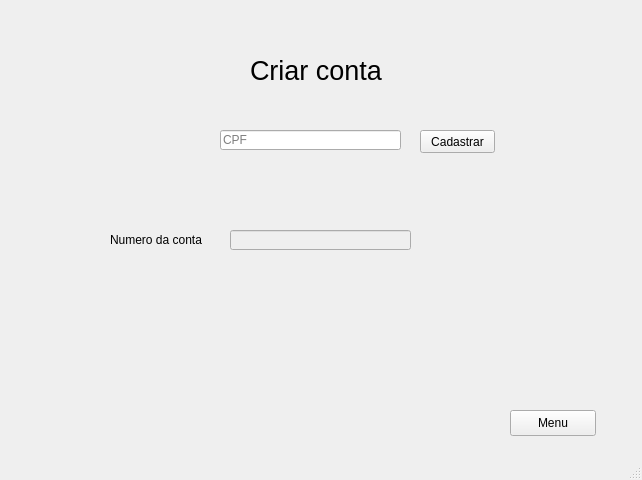
<?xml version="1.0" encoding="UTF-8"?>
<ui version="4.0">
 <class>MainWindow</class>
 <widget class="QMainWindow" name="MainWindow">
  <property name="geometry">
   <rect>
    <x>0</x>
    <y>0</y>
    <width>642</width>
    <height>480</height>
   </rect>
  </property>
  <property name="windowTitle">
   <string>MainWindow</string>
  </property>
  <widget class="QWidget" name="centralwidget">
   <widget class="QLabel" name="label_cadastrar">
    <property name="geometry">
     <rect>
      <x>250</x>
      <y>40</y>
      <width>141</width>
      <height>61</height>
     </rect>
    </property>
    <property name="sizePolicy">
     <sizepolicy hsizetype="Preferred" vsizetype="Preferred">
      <horstretch>10</horstretch>
      <verstretch>19</verstretch>
     </sizepolicy>
    </property>
    <property name="font">
     <font>
      <pointsize>20</pointsize>
     </font>
    </property>
    <property name="text">
     <string>Criar conta</string>
    </property>
   </widget>
   <widget class="QLineEdit" name="edit_cpf">
    <property name="geometry">
     <rect>
      <x>220</x>
      <y>130</y>
      <width>181</width>
      <height>20</height>
     </rect>
    </property>
    <property name="text">
     <string/>
    </property>
    <property name="readOnly">
     <bool>false</bool>
    </property>
    <property name="placeholderText">
     <string>CPF</string>
    </property>
    <property name="clearButtonEnabled">
     <bool>true</bool>
    </property>
   </widget>
   <widget class="QPushButton" name="botao_cadastrar">
    <property name="geometry">
     <rect>
      <x>420</x>
      <y>130</y>
      <width>75</width>
      <height>23</height>
     </rect>
    </property>
    <property name="text">
     <string>Cadastrar</string>
    </property>
   </widget>
   <widget class="QPushButton" name="botao_menu">
    <property name="geometry">
     <rect>
      <x>510</x>
      <y>410</y>
      <width>86</width>
      <height>26</height>
     </rect>
    </property>
    <property name="text">
     <string>Menu</string>
    </property>
   </widget>
   <widget class="QLineEdit" name="edit_numero_conta">
    <property name="enabled">
     <bool>false</bool>
    </property>
    <property name="geometry">
     <rect>
      <x>230</x>
      <y>230</y>
      <width>181</width>
      <height>20</height>
     </rect>
    </property>
    <property name="text">
     <string/>
    </property>
    <property name="readOnly">
     <bool>false</bool>
    </property>
    <property name="placeholderText">
     <string/>
    </property>
    <property name="clearButtonEnabled">
     <bool>true</bool>
    </property>
   </widget>
   <widget class="QLabel" name="label_numero_conta">
    <property name="geometry">
     <rect>
      <x>110</x>
      <y>230</y>
      <width>111</width>
      <height>20</height>
     </rect>
    </property>
    <property name="text">
     <string>Numero da conta</string>
    </property>
   </widget>
  </widget>
  <widget class="QStatusBar" name="statusbar"/>
 </widget>
 <resources/>
 <connections/>
</ui>
